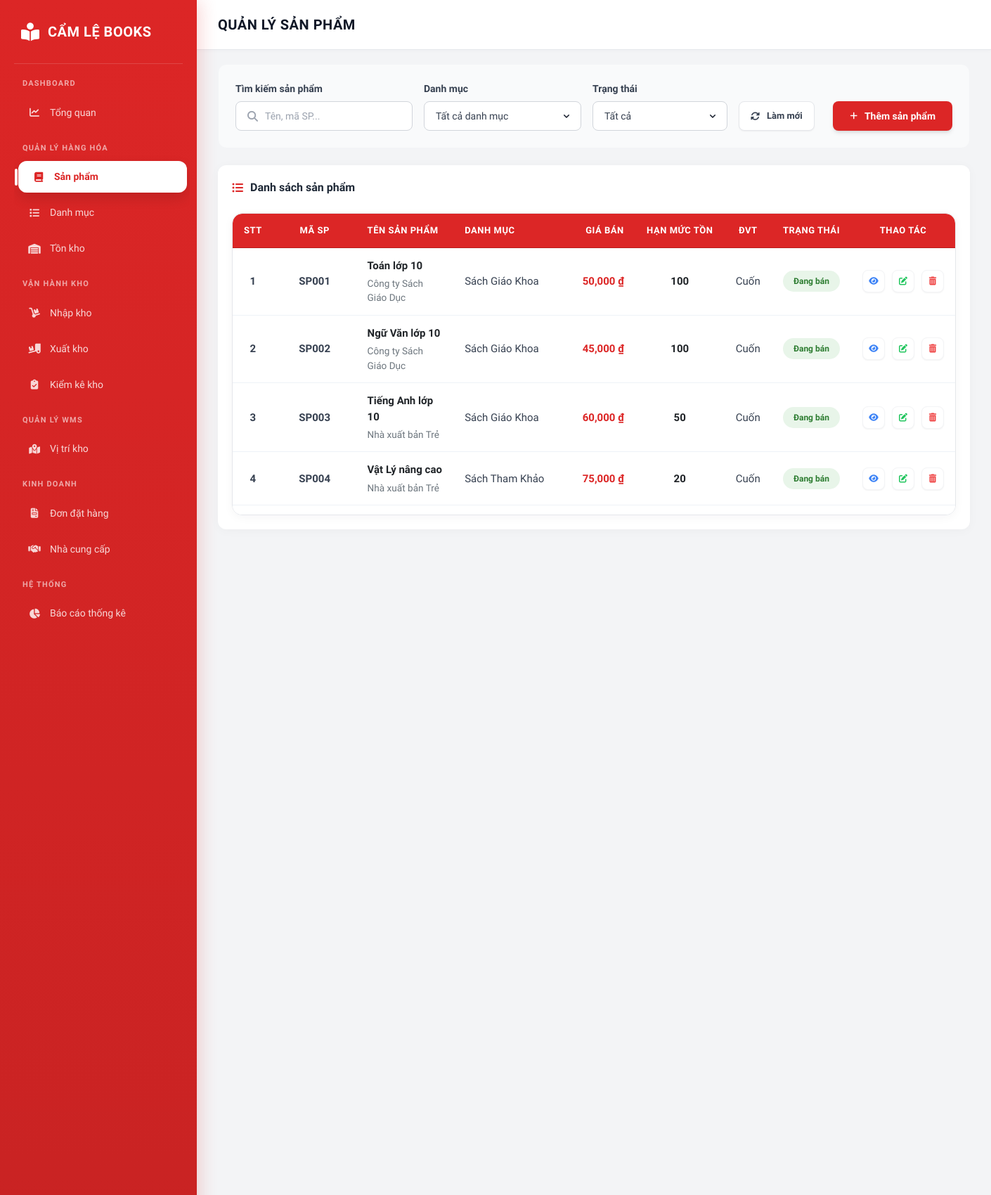
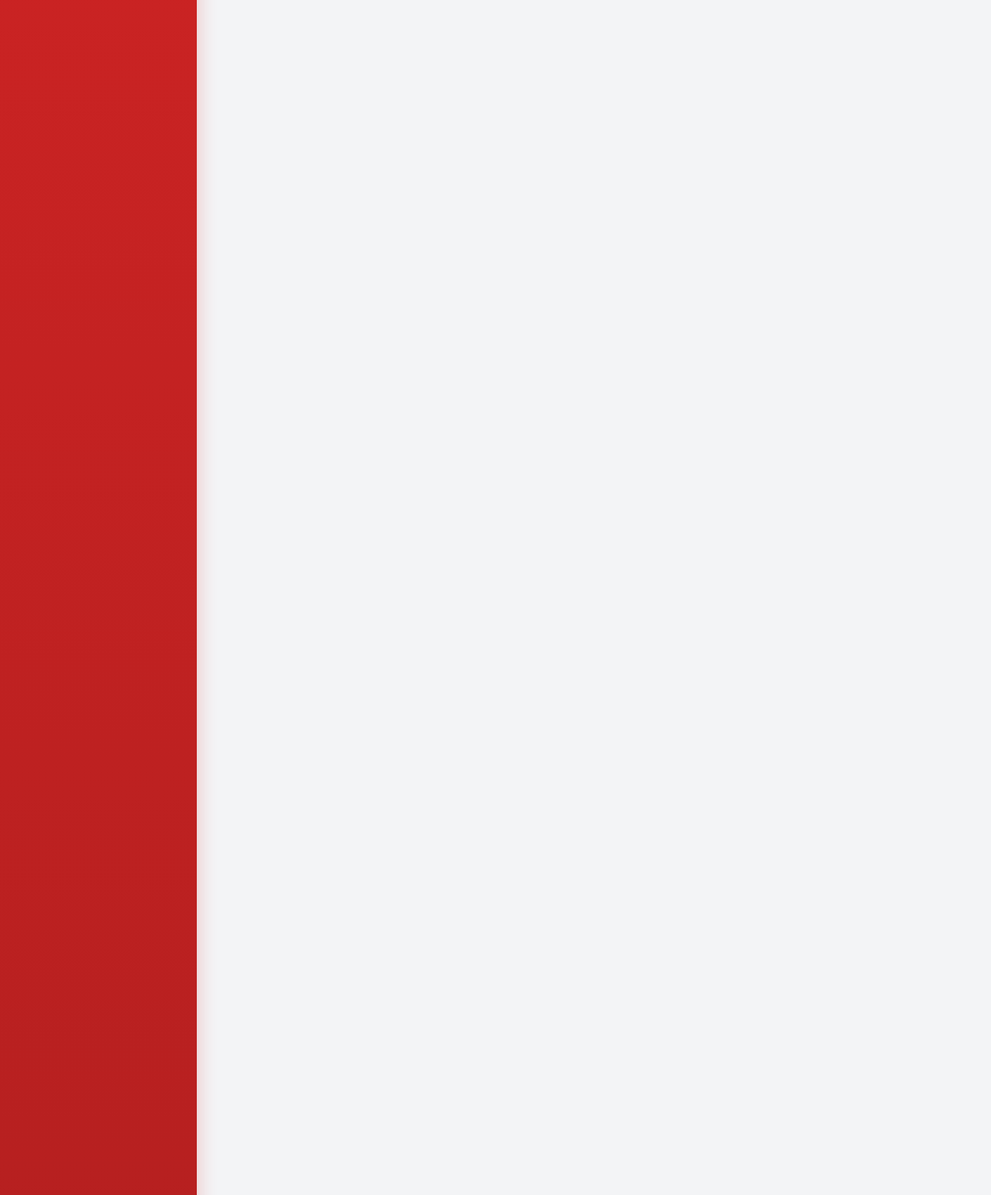
The page /inventory/sanpham/ (upper part) on the database its author committed (2 pictures, top to bottom).
### sanpham/models.py (models this page shows, shortened)
class SanPham(models.Model):
    maSP = models.CharField(max_length=50, primary_key=True)
    danhMuc = models.ForeignKey(DanhMuc, on_delete=models.RESTRICT)
    nhaCungCap = models.ForeignKey('nhacungcap.NhaCungCap', on_delete=models.RESTRICT)
    tenSP = models.CharField(max_length=255)
    donViTinh = models.CharField(max_length=50)
    giaBan = models.DecimalField(max_digits=15, decimal_places=2, validators=[MinValueValidator(0)])
    tonKhoToiThieu = models.IntegerField(default=0, validators=[MinValueValidator(0)])
    trangThai = models.IntegerField(default=1)
    moTa = models.TextField(null=True, blank=True)
    anhSP = models.ImageField(upload_to='products/', null=True, blank=True)
    class Meta:
        db_table = 'inventory_sanpham'

class DanhMuc(models.Model):
    maDanhMuc = models.CharField(max_length=50, primary_key=True)
    tenDanhMuc = models.CharField(max_length=255)
    maDanhMucCha = models.ForeignKey('self', on_delete=models.SET_NULL, null=True, blank=True)
    trangThai = models.IntegerField(default=1)
    class Meta:
        db_table = 'inventory_danhmuc'

### nhacungcap/models.py (models this page shows, shortened)
class NhaCungCap(models.Model):
    maNCC = models.CharField(max_length=50, primary_key=True)
    tenNCC = models.CharField(max_length=255)
    soDienThoai = models.CharField(
        max_length=20,
        unique=True,
        error_messages={
            'unique': 'Số điện thoại này đã tồn tại trong hệ thống.'
        },
        validators=[
            RegexValidator(
                regex=r'^\+?[\d\s.-]{9,20}$',
                message="Số điện thoại không hợp lệ."
            )
        ]
    )
    email = models.EmailField(
        unique=True,
        error_messages={
            'invalid': 'Địa chỉ email không hợp lệ.',
            'unique': 'Email này đã tồn tại trong hệ thống.'
        }
    )
    diaChi = models.TextField()
    class Meta:
        db_table = 'inventory_nhacungcap'
        constraints = [
            models.UniqueConstraint(fields=['soDienThoai'], name='ncc_unique_soDienThoai_v2'),
            models.UniqueConstraint(fields=['email'], name='ncc_unique_email_v2'),
        ]

### sanpham/views/san_pham.py (the view, shortened to what this page needs)
# urls.py: path('sanpham/', san_pham.sanpham, name='sanpham'),
def sanpham(request):
    products = SanPham.objects.select_related('danhMuc', 'nhaCungCap').prefetch_related('tonkho', 'chitiet_sach').order_by('maSP')
    categories = DanhMuc.objects.all()
    suppliers = NhaCungCap.objects.all()
    return render(request, 'sanpham/products/san_pham.html', {
        'products': products,
        'categories': categories,
        'suppliers': suppliers
    })

### sanpham/templates/sanpham/products/san_pham.html (shortened to what this page needs)
{% load static %}
{% load humanize %}
<!DOCTYPE html>
<html lang="vi">
<head>
    <script src="https://cdn.tailwindcss.com"></script>
    <link rel="stylesheet" href="https://cdnjs.cloudflare.com/ajax/libs/font-awesome/6.4.0/css/all.min.css">
    <link rel="stylesheet" href="{% static 'css/0.0.style.css' %}">
</head>
<body>
<nav class="sidebar" id="sidebar-container">
    {% include 'partials/thanh_ben.html' %}
</nav>
<main class="main-content">
    <div class="content-header">
        <h1>Quản lý sản phẩm</h1>
    </div>
    <div class="content-body" style="padding-top: 20px;">
        <div class="mb-6 bg-gray-50 p-6 rounded-xl border border-gray-100">
            <div class="flex flex-col md:flex-row gap-6 items-end justify-between">
                <div class="flex flex-col md:flex-row gap-4 flex-1 items-end">
                    <div class="w-auto">
                        <label class="block text-sm font-bold text-gray-700 mb-2">Tìm kiếm sản phẩm</label>
                        <div class="frm-search-box product-search-box">
                            <i class="fas fa-search"></i>
                            <input type="text" id="searchInput" placeholder="Tên, mã SP..." oninput="filterProducts()" onkeyup="filterProducts()" class="w-full">
                        </div>
                    </div>
                    <div class="w-full md:w-56">
                        <label class="block text-sm font-bold text-gray-700 mb-2">Danh mục</label>
                        <select id="categoryFilter" class="frm-select w-full" onchange="filterProducts()">
                            <option value="all">Tất cả danh mục</option>
                        </select>
                    </div>
                    <div class="w-full md:w-48">
                        <label class="block text-sm font-bold text-gray-700 mb-2">Trạng thái</label>
                        <select id="statusFilter" class="frm-select w-full" onchange="filterProducts()">
                            <option value="all">Tất cả</option>
                        </select>
                    </div>
                    <button class="bg-white hover:bg-gray-50 text-gray-700 h-[42px] px-4 whitespace-nowrap rounded-lg text-[13px] font-semibold transition-colors flex items-center gap-2 shadow-sm border border-gray-200" onclick="resetFilters()">
                        <i class="fa-solid fa-rotate"></i> Làm mới
                    </button>
                </div>
                <button class="bg-primary hover:bg-red-700 text-white h-[42px] px-6 rounded-lg text-sm font-bold transition-colors flex items-center gap-2 shadow-md whitespace-nowrap" onclick="openProductModal('create')">
                    <i class="fa-solid fa-plus text-xs"></i> Thêm sản phẩm
                </button>
            </div>
        </div>
        <div class="table-block" style="padding: 20px;">
            <h2 class="text-base font-bold text-gray-800 mb-4 flex items-center gap-2 shrink-0" style="font-family: 'Plus Jakarta Sans', sans-serif;">
                <i class="fa-solid fa-list-ul text-primary"></i>
                Danh sách sản phẩm
            </h2>
            <div class="table-wrapper data-table-wrapper">
                <table class="table-custom" id="productTable">
                    <thead>
                    <tr>
                        <th style="width: 5%; text-align: center !important;">STT</th>
                        <th style="width: 10%; text-align: center !important;">Mã SP</th>
                        <th style="width: 20%; text-align: left !important;">Tên sản phẩm</th>
                        <th style="width: 12%; text-align: left !important;">Danh mục</th>
                        <th class="w-price" style="width: 15%;">Giá bán</th>
                        <th style="width: 13%; text-align: center !important;">Hạn mức tồn</th>
                        <th style="width: 7%; text-align: center !important;">ĐVT</th>
                        <th style="width: 10%; text-align: center !important;">Trạng thái</th>
                        <th style="width: 8%; text-align: center !important;">Thao tác</th>
                    </tr>
                    </thead>
                    <tbody id="tableBody">
                    {% for product in products %}
                    <tr class="product-row" data-category="{{ product.danhMuc.maDanhMuc }}"
                        data-status="{{ product.trangThai }}" data-masp="{{ product.maSP }}" style="cursor: pointer;">
                        <td class="col-index text-center font-bold">{{ forloop.counter }}</td>
                        <td class="col-index sp-code text-center">{{ product.maSP }}</td>
                        <td style="text-align: left !important; white-space: normal;">
                            <span class="product-name">{{ product.tenSP }}</span>
                            <span class="product-meta" title="{{ product.nhaCungCap.tenNCC }}">{{ product.nhaCungCap.tenNCC }}</span>
                        </td>
                        <td style="text-align: left !important;">{{ product.danhMuc.tenDanhMuc }}</td>
                        <td class="price-text w-price">{{ product.giaBan|floatformat:0|intcomma }} ₫</td>
                        <td class="{% if product.tonkho.soluongTon > 50 %}stock-high{% elif product.tonkho.soluongTon == 0 %}stock-low{% else %}stock-med{% endif %} text-center">
                            {{ product.tonKhoToiThieu|default:0 }}
                        </td>
                        <td class="text-center">{{ product.donViTinh }}</td>
                        <td class="text-center"><span
                                class="badge-pill-custom {% if product.trangThai == 1 %}badge-active{% else %}badge-inactive{% endif %}">{% if product.trangThai == 1 %}Đang bán{% else %}Ngừng bán{% endif %}</span>
                        </td>
                        <td class="w-action" onclick="event.stopPropagation()">
                            <div class="flex items-center justify-center gap-2">
                                <button onclick="openProductModal('view', '{{ product.maSP }}')" class="w-8 h-8 flex items-center justify-center rounded-lg bg-white border border-gray-100 text-blue-500 hover:bg-blue-500 hover:text-white transition-all shadow-sm" title="Xem chi tiết">
                                    <i class="fas fa-eye text-xs"></i>
                                </button>
                                <button onclick="openProductModal('edit', '{{ product.maSP }}')" class="w-8 h-8 flex items-center justify-center rounded-lg bg-white border border-gray-100 text-green-500 hover:bg-green-500 hover:text-white transition-all shadow-sm" title="Chỉnh sửa">
                                    <i class="fas fa-edit text-xs"></i>
                                </button>
                                <button onclick="deleteProduct('{{ product.maSP }}')" class="w-8 h-8 flex items-center justify-center rounded-lg bg-white border border-gray-100 text-red-500 hover:bg-primary hover:text-white transition-all shadow-sm" title="Xóa">
                                    <i class="fas fa-trash-alt text-xs"></i>
                                </button>
                            </div>
                        </td>
                    </tr>
                    {% endfor %}
                    </tbody>
                </table>
            </div>
        </div>
    </div>
</main>
</body>
</html>

### sanpham/templates/sanpham/products/san_pham.html (style rules this page uses)
.gap-2 { gap: 10px !important; }

### rows shown on the page
SanPham: maSP "SP001", tenSP "Toán lớp 10", nhaCungCap.tenNCC "Công ty Sách Giáo Dục", danhMuc.tenDanhMuc "Sách Giáo Khoa", giaBan "50,000", tonKhoToiThieu "100", donViTinh "Cuốn", trangThai "Đang bán"
SanPham: maSP "SP002", tenSP "Ngữ Văn lớp 10", nhaCungCap.tenNCC "Công ty Sách Giáo Dục", danhMuc.tenDanhMuc "Sách Giáo Khoa", giaBan "45,000", tonKhoToiThieu "100", donViTinh "Cuốn", trangThai "Đang bán"
SanPham: maSP "SP003", tenSP "Tiếng Anh lớp 10", nhaCungCap.tenNCC "Nhà xuất bản Trẻ", danhMuc.tenDanhMuc "Sách Giáo Khoa", giaBan "60,000", tonKhoToiThieu "50", donViTinh "Cuốn", trangThai "Đang bán"
SanPham: maSP "SP004", tenSP "Vật Lý nâng cao", nhaCungCap.tenNCC "Nhà xuất bản Trẻ", danhMuc.tenDanhMuc "Sách Tham Khảo", giaBan "75,000", tonKhoToiThieu "20", donViTinh "Cuốn", trangThai "Đang bán"
